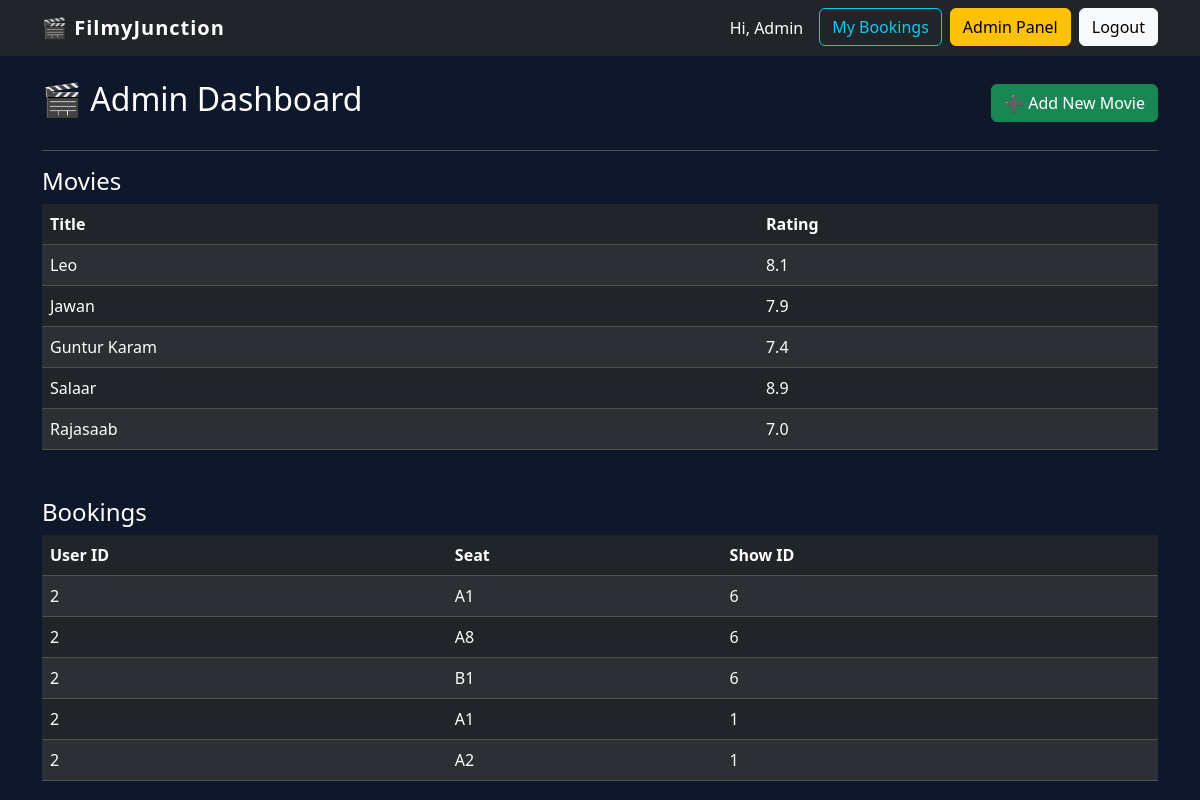
The page /admin (signed in) on the database its author committed.
### models.py (models this page shows, shortened)
class User(UserMixin, db.Model):
    id = db.Column(db.Integer, primary_key=True)
    username = db.Column(db.String(50), unique=True, nullable=False)
    password_hash = db.Column(db.String(200), nullable=False)
    is_admin = db.Column(db.Boolean, default=False)  # ✅ THIS LINE.d

class Movie(db.Model):
    id = db.Column(db.Integer, primary_key=True)
    title = db.Column(db.String(100), nullable=False)
    poster = db.Column(db.String(200), nullable=False)
    rating = db.Column(db.Float, nullable=False)
    description = db.Column(db.Text, nullable=False)

class SeatBooking(db.Model):
    id = db.Column(db.Integer, primary_key=True)
    show_id = db.Column(db.Integer, db.ForeignKey('show.id'), nullable=False)
    seat_number = db.Column(db.String(5), nullable=False)
    user_id = db.Column(db.Integer, db.ForeignKey('user.id'), nullable=False)
    show = db.relationship('Show')
    user = db.relationship('User')

### app.py (the view)
@app.route("/admin")
@login_required
def admin_dashboard():
    if not current_user.is_admin:
        abort(403)
    movies = Movie.query.all()
    bookings = SeatBooking.query.all()
    return render_template("admin/dashboard.html",
        movies=movies,
        bookings=bookings
    )

### app.py (called while the page is built)
@login_manager.user_loader
def load_user(user_id):
    return User.query.get(int(user_id))

### templates/admin/dashboard.html (shortened to what this page needs)
{% extends "base.html" %}
{% block content %}
<div class="d-flex justify-content-between align-items-center mb-4">
  <h2>🎬 Admin Dashboard</h2>
  <a href="{{ url_for('add_movie') }}"
     class="btn btn-success">
     ➕ Add New Movie
  </a>
</div>
<hr>
<h4>Movies</h4>
<table class="table table-dark table-striped">
  <thead>
    <tr>
      <th>Title</th>
      <th>Rating</th>
    </tr>
  </thead>
  <tbody>
    {% for movie in movies %}
    <tr>
      <td>{{ movie.title }}</td>
      <td>{{ movie.rating }}</td>
    </tr>
    {% endfor %}
  </tbody>
</table>
<h4 class="mt-5">Bookings</h4>
<table class="table table-dark table-striped">
  <thead>
    <tr>
      <th>User ID</th>
      <th>Seat</th>
      <th>Show ID</th>
    </tr>
  </thead>
  <tbody>
    {% for booking in bookings %}
    <tr>
      <td>{{ booking.user_id }}</td>
      <td>{{ booking.seat_number }}</td>
      <td>{{ booking.show_id }}</td>
    </tr>
    {% endfor %}
  </tbody>
</table>
{% endblock %}

### templates/base.html (shortened to what this page needs)
<!DOCTYPE html>
<html lang="en">
<head>
  <link
    href="https://cdn.jsdelivr.net/npm/bootstrap@5.3.3/dist/css/bootstrap.min.css"
    rel="stylesheet">
</head>
<body>
<nav class="navbar navbar-expand-lg navbar-dark bg-dark">
  <div class="container">
    <a class="navbar-brand" href="{{ url_for('home') }}">
      🎬 FilmyJunction
    </a>
    <div class="collapse navbar-collapse" id="navbarNav">
      <ul class="navbar-nav ms-auto">
        {% if current_user.is_authenticated %}
          <li class="nav-item">
            <span class="nav-link text-white">
              Hi, {{ current_user.username }}
            </span>
          </li>
          <li class="nav-item ms-2">
            <a href="{{ url_for('my_bookings') }}"
               class="btn btn-outline-info">
              My Bookings
            </a>
          </li>
          {% if current_user.is_admin %}
            <li class="nav-item ms-2">
              <a href="{{ url_for('admin_dashboard') }}"
                 class="btn btn-warning">
                Admin Panel
              </a>
            </li>
          {% endif %}
          <li class="nav-item ms-2">
            <a href="{{ url_for('logout') }}"
               class="btn btn-light">
              Logout
            </a>
          </li>
        {% endif %}
      </ul>
    </div>
  </div>
</nav>
<div class="container mt-4">
  {% block content %}
  {% endblock %}
</div>
</body>
</html>

### templates/base.html (style rules this page uses)
body { background-color: #0f172a; color: white; }
.navbar-brand { font-weight: bold; letter-spacing: 1px; }

### rows shown on the page
User: username "Admin"
Movie: title "Leo", rating "8.1"
Movie: title "Jawan", rating "7.9"
Movie: title "Guntur Karam", rating "7.4"
Movie: title "Salaar", rating "8.9"
Movie: title "Rajasaab", rating "7.0"
SeatBooking: user_id "2", seat_number "A1", show_id "6"
SeatBooking: user_id "2", seat_number "A8", show_id "6"
SeatBooking: user_id "2", seat_number "B1", show_id "6"
SeatBooking: user_id "2", seat_number "A1", show_id "1"
SeatBooking: user_id "2", seat_number "A2", show_id "1"
